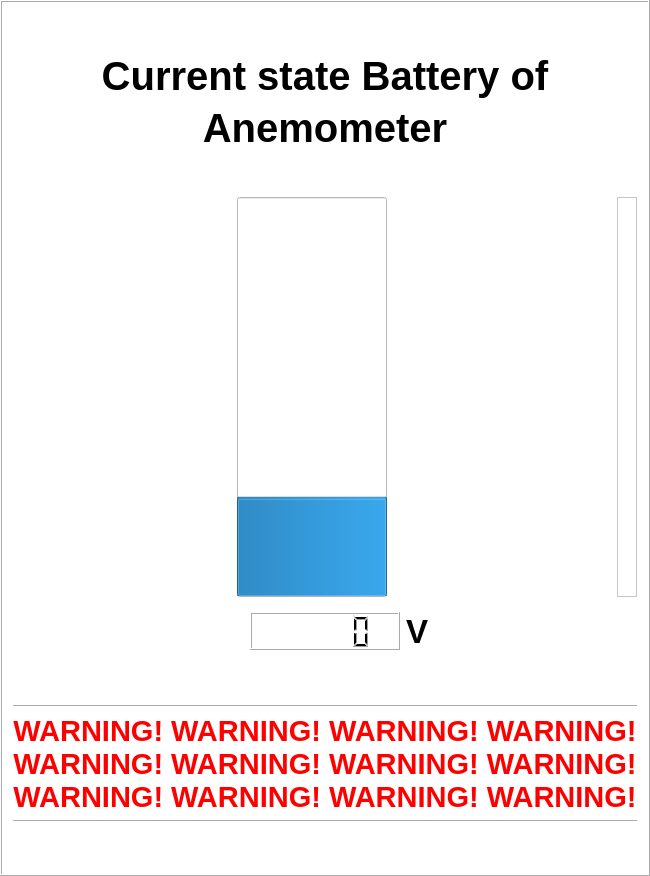
              <widget class="QFrame" name="frame_indikator_battery">
               <property name="minimumSize">
                <size>
                 <width>300</width>
                 <height>0</height>
                </size>
               </property>
               <property name="layoutDirection">
                <enum>Qt::LeftToRight</enum>
               </property>
               <property name="styleSheet">
                <string notr="true">background-color: rgb(255, 255, 255);</string>
               </property>
               <property name="frameShape">
                <enum>QFrame::Box</enum>
               </property>
               <property name="frameShadow">
                <enum>QFrame::Raised</enum>
               </property>
               <layout class="QGridLayout" name="gridLayout_12">
                <item row="13" column="0">
                 <spacer name="verticalSpacer_battery_3">
                  <property name="orientation">
                   <enum>Qt::Vertical</enum>
                  </property>
                  <property name="sizeHint" stdset="0">
                   <size>
                    <width>20</width>
                    <height>40</height>
                   </size>
                  </property>
                 </spacer>
                </item>
                <item row="4" column="0">
                 <widget class="QWidget" name="widget" native="true">
                  <property name="sizePolicy">
                   <sizepolicy hsizetype="Preferred" vsizetype="Preferred">
                    <horstretch>0</horstretch>
                    <verstretch>0</verstretch>
                   </sizepolicy>
                  </property>
                  <layout class="QHBoxLayout" name="horizontalLayout_2">
                   <item>
                    <widget class="QLabel" name="label_tegangan_battery">
                     <property name="font">
                      <font>
                       <pointsize>25</pointsize>
                       <weight>75</weight>
                       <bold>true</bold>
                      </font>
                     </property>
                     <property name="text">
                      <string/>
                     </property>
                     <property name="alignment">
                      <set>Qt::AlignRight|Qt::AlignTrailing|Qt::AlignVCenter</set>
                     </property>
                    </widget>
                   </item>
                   <item>
                    <widget class="QLCDNumber" name="LCD_tegangan_battery">
                     <property name="maximumSize">
                      <size>
                       <width>150</width>
                       <height>16777215</height>
                      </size>
                     </property>
                     <property name="font">
                      <font>
                       <pointsize>30</pointsize>
                       <weight>75</weight>
                       <bold>true</bold>
                      </font>
                     </property>
                    </widget>
                   </item>
                   <item>
                    <widget class="QLabel" name="label_satuan_tegangan_battery">
                     <property name="font">
                      <font>
                       <pointsize>25</pointsize>
                       <weight>75</weight>
                       <bold>true</bold>
                      </font>
                     </property>
                     <property name="text">
                      <string>V</string>
                     </property>
                    </widget>
                   </item>
                  </layout>
                 </widget>
                </item>
                <item row="12" column="0">
                 <widget class="Line" name="line_battery_2">
                  <property name="orientation">
                   <enum>Qt::Horizontal</enum>
                  </property>
                 </widget>
                </item>
                <item row="7" column="0">
                 <spacer name="verticalSpacer_battery1">
                  <property name="orientation">
                   <enum>Qt::Vertical</enum>
                  </property>
                  <property name="sizeHint" stdset="0">
                   <size>
                    <width>20</width>
                    <height>40</height>
                   </size>
                  </property>
                 </spacer>
                </item>
                <item row="3" column="0">
                 <layout class="QHBoxLayout" name="horizontalLayout_indikator_battery">
                  <item>
                   <spacer name="horizontalSpacer__indikator_battery">
                    <property name="orientation">
                     <enum>Qt::Horizontal</enum>
                    </property>
                    <property name="sizeType">
                     <enum>QSizePolicy::Expanding</enum>
                    </property>
                    <property name="sizeHint" stdset="0">
                     <size>
                      <width>40</width>
                      <height>20</height>
                     </size>
                    </property>
                   </spacer>
                  </item>
                  <item>
                   <widget class="QProgressBar" name="progressBar__battery">
                    <property name="sizePolicy">
                     <sizepolicy hsizetype="Fixed" vsizetype="Preferred">
                      <horstretch>0</horstretch>
                      <verstretch>0</verstretch>
                     </sizepolicy>
                    </property>
                    <property name="minimumSize">
                     <size>
                      <width>150</width>
                      <height>400</height>
                     </size>
                    </property>
                    <property name="font">
                     <font>
                      <pointsize>16</pointsize>
                      <weight>75</weight>
                      <bold>true</bold>
                     </font>
                    </property>
                    <property name="value">
                     <number>24</number>
                    </property>
                    <property name="orientation">
                     <enum>Qt::Vertical</enum>
                    </property>
                   </widget>
                  </item>
                  <item>
                   <spacer name="horizontalSpacer__indikator_battery_2">
                    <property name="orientation">
                     <enum>Qt::Horizontal</enum>
                    </property>
                    <property name="sizeType">
                     <enum>QSizePolicy::Expanding</enum>
                    </property>
                    <property name="sizeHint" stdset="0">
                     <size>
                      <width>40</width>
                      <height>20</height>
                     </size>
                    </property>
                   </spacer>
                  </item>
                  <item>
                   <widget class="QFrame" name="frame_nilai__battery">
                    <property name="frameShape">
                     <enum>QFrame::StyledPanel</enum>
                    </property>
                    <property name="frameShadow">
                     <enum>QFrame::Raised</enum>
                    </property>
                    <layout class="QVBoxLayout" name="verticalLayout_17"/>
                   </widget>
                  </item>
                 </layout>
                </item>
                <item row="0" column="0">
                 <spacer name="verticalSpacer_battery_1">
                  <property name="orientation">
                   <enum>Qt::Vertical</enum>
                  </property>
                  <property name="sizeHint" stdset="0">
                   <size>
                    <width>20</width>
                    <height>40</height>
                   </size>
                  </property>
                 </spacer>
                </item>
                <item row="1" column="0">
                 <layout class="QVBoxLayout" name="verticalLayout_judul_battery">
                  <item>
                   <layout class="QHBoxLayout" name="horizontalLayout_judul_battery">
                    <item>
                     <spacer name="horizontalSpacer_judul_battery">
                      <property name="orientation">
                       <enum>Qt::Horizontal</enum>
                      </property>
                      <property name="sizeType">
                       <enum>QSizePolicy::Preferred</enum>
                      </property>
                      <property name="sizeHint" stdset="0">
                       <size>
                        <width>40</width>
                        <height>20</height>
                       </size>
                      </property>
                     </spacer>
                    </item>
                    <item>
                     <layout class="QVBoxLayout" name="verticalLayout_6">
                      <item>
                       <widget class="QLabel" name="label_judul1_battery">
                        <property name="font">
                         <font>
                          <pointsize>30</pointsize>
                          <weight>75</weight>
                          <bold>true</bold>
                         </font>
                        </property>
                        <property name="text">
                         <string>Current state Battery of</string>
                        </property>
                        <property name="alignment">
                         <set>Qt::AlignBottom|Qt::AlignHCenter</set>
                        </property>
                       </widget>
                      </item>
                      <item>
                       <widget class="QLabel" name="label_judul2_battery">
                        <property name="font">
                         <font>
                          <pointsize>30</pointsize>
                          <weight>75</weight>
                          <bold>true</bold>
                         </font>
                        </property>
                        <property name="text">
                         <string>Anemometer</string>
                        </property>
                        <property name="alignment">
                         <set>Qt::AlignHCenter|Qt::AlignTop</set>
                        </property>
                       </widget>
                      </item>
                     </layout>
                    </item>
                    <item>
                     <spacer name="horizontalSpacer_judul_battery_2">
                      <property name="orientation">
                       <enum>Qt::Horizontal</enum>
                      </property>
                      <property name="sizeType">
                       <enum>QSizePolicy::Preferred</enum>
                      </property>
                      <property name="sizeHint" stdset="0">
                       <size>
                        <width>40</width>
                        <height>20</height>
                       </size>
                      </property>
                     </spacer>
                    </item>
                   </layout>
                  </item>
                 </layout>
                </item>
                <item row="11" column="0">
                 <layout class="QHBoxLayout" name="horizontalLayout_warning_battery">
                  <item>
                   <widget class="QLabel" name="label_warning_battery">
                    <property name="font">
                     <font>
                      <pointsize>22</pointsize>
                      <weight>75</weight>
                      <bold>true</bold>
                     </font>
                    </property>
                    <property name="styleSheet">
                     <string notr="true">color: rgb(255, 0, 0);</string>
                    </property>
                    <property name="text">
                     <string>WARNING! WARNING! WARNING! WARNING! WARNING! WARNING! WARNING! WARNING! WARNING! WARNING! WARNING! WARNING!</string>
                    </property>
                    <property name="alignment">
                     <set>Qt::AlignCenter</set>
                    </property>
                    <property name="wordWrap">
                     <bool>true</bool>
                    </property>
                   </widget>
                  </item>
                 </layout>
                </item>
                <item row="8" column="0">
                 <widget class="Line" name="line_battery_1">
                  <property name="orientation">
                   <enum>Qt::Horizontal</enum>
                  </property>
                 </widget>
                </item>
                <item row="2" column="0">
                 <spacer name="verticalSpacer_battery_2">
                  <property name="orientation">
                   <enum>Qt::Vertical</enum>
                  </property>
                  <property name="sizeHint" stdset="0">
                   <size>
                    <width>20</width>
                    <height>40</height>
                   </size>
                  </property>
                 </spacer>
                </item>
               </layout>
              </widget>
